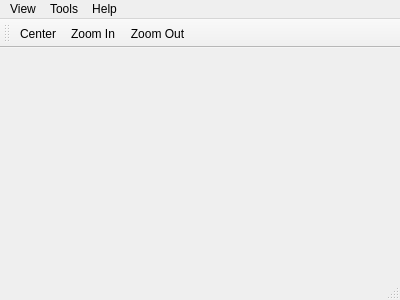
<?xml version="1.0" encoding="UTF-8"?>
<ui version="4.0">
 <class>MainWindow</class>
 <widget class="QMainWindow" name="MainWindow">
  <property name="geometry">
   <rect>
    <x>0</x>
    <y>0</y>
    <width>400</width>
    <height>300</height>
   </rect>
  </property>
  <property name="windowTitle">
   <string>Viewport Test</string>
  </property>
  <widget class="QWidget" name="centralWidget"/>
  <widget class="QMenuBar" name="menuBar">
   <property name="geometry">
    <rect>
     <x>0</x>
     <y>0</y>
     <width>400</width>
     <height>21</height>
    </rect>
   </property>
   <widget class="QMenu" name="menuHelp">
    <property name="title">
     <string>Help</string>
    </property>
    <addaction name="actionAbout"/>
   </widget>
   <widget class="QMenu" name="menuView">
    <property name="title">
     <string>View</string>
    </property>
    <addaction name="actionZoom_In"/>
    <addaction name="actionZoom_Out"/>
    <addaction name="actionCenter"/>
   </widget>
   <widget class="QMenu" name="menuTools">
    <property name="title">
     <string>Tools</string>
    </property>
    <addaction name="actionGrid"/>
   </widget>
   <addaction name="menuView"/>
   <addaction name="menuTools"/>
   <addaction name="menuHelp"/>
  </widget>
  <widget class="QToolBar" name="mainToolBar">
   <attribute name="toolBarArea">
    <enum>TopToolBarArea</enum>
   </attribute>
   <attribute name="toolBarBreak">
    <bool>false</bool>
   </attribute>
   <addaction name="actionCenter"/>
   <addaction name="actionZoom_In"/>
   <addaction name="actionZoom_Out"/>
  </widget>
  <widget class="QStatusBar" name="statusBar"/>
  <action name="actionAbout">
   <property name="icon">
    <iconset resource="Ruler.qrc">
     <normaloff>:/images/about-icon.png</normaloff>:/images/about-icon.png</iconset>
   </property>
   <property name="text">
    <string>About</string>
   </property>
  </action>
  <action name="actionZoom_In">
   <property name="icon">
    <iconset resource="Ruler.qrc">
     <normaloff>:/images/zoom-in-icon.png</normaloff>:/images/zoom-in-icon.png</iconset>
   </property>
   <property name="text">
    <string>Zoom In</string>
   </property>
   <property name="shortcut">
    <string>Ctrl+I</string>
   </property>
  </action>
  <action name="actionZoom_Out">
   <property name="icon">
    <iconset resource="Ruler.qrc">
     <normaloff>:/images/zoom-out-icon.png</normaloff>:/images/zoom-out-icon.png</iconset>
   </property>
   <property name="text">
    <string>Zoom Out</string>
   </property>
   <property name="shortcut">
    <string>Ctrl+O</string>
   </property>
  </action>
  <action name="actionCenter">
   <property name="icon">
    <iconset resource="Ruler.qrc">
     <normaloff>:/images/zoom-fit-icon.png</normaloff>:/images/zoom-fit-icon.png</iconset>
   </property>
   <property name="text">
    <string>&amp;Center</string>
   </property>
   <property name="shortcut">
    <string>Ctrl+L</string>
   </property>
  </action>
  <action name="actionGrid">
   <property name="icon">
    <iconset resource="Ruler.qrc">
     <normaloff>:/images/layer-grid-icon.png</normaloff>:/images/layer-grid-icon.png</iconset>
   </property>
   <property name="text">
    <string>Grid</string>
   </property>
  </action>
 </widget>
 <layoutdefault spacing="6" margin="11"/>
 <resources>
  <include location="Ruler.qrc"/>
 </resources>
 <connections/>
</ui>
